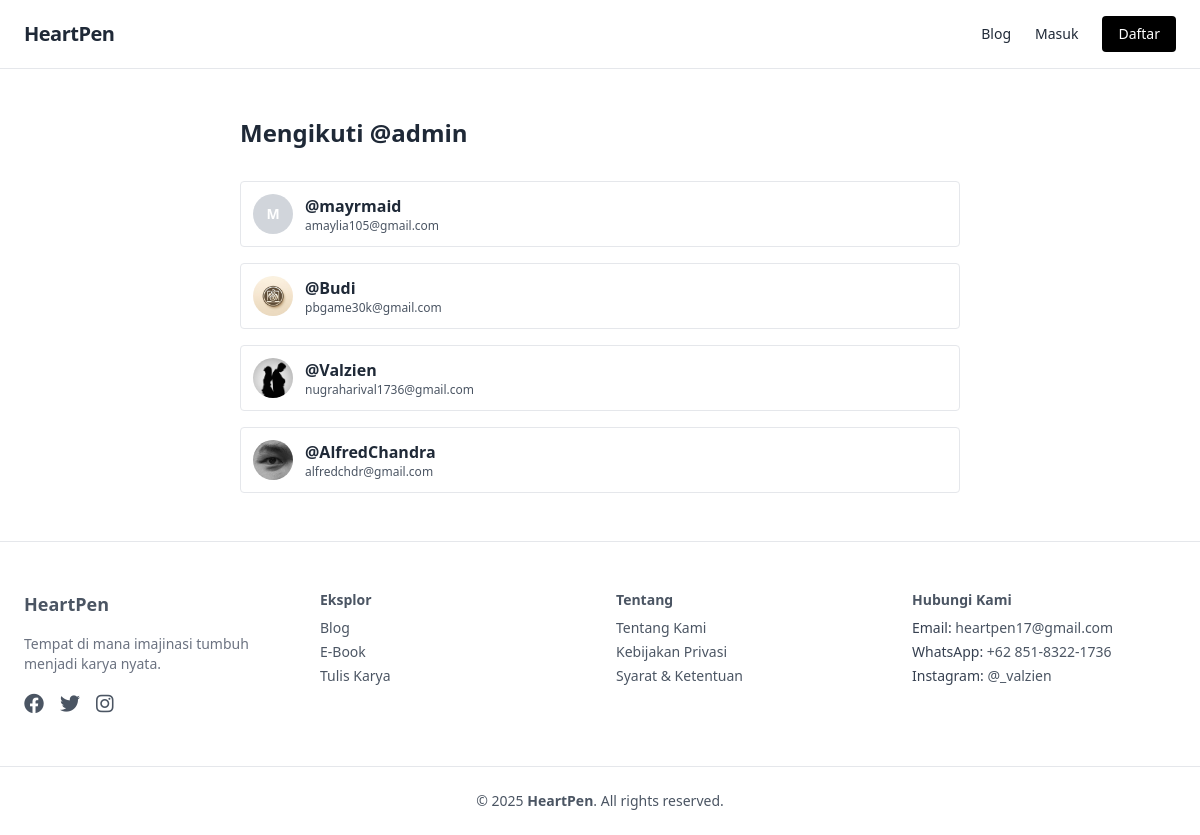
The page /following.php?user=admin on the database its author committed.
### tables this page shows
CREATE TABLE `users` (
  `id` int(11) NOT NULL,
  `full_name` varchar(100) DEFAULT NULL,
  `username` varchar(50) DEFAULT NULL,
  `email` varchar(100) DEFAULT NULL,
  `password` varchar(255) DEFAULT NULL,
  `is_verified` tinyint(1) DEFAULT 0,
  `verification_token` varchar(64) DEFAULT NULL,
  `token_expiry` datetime DEFAULT NULL,
  `role` enum('admin','user') DEFAULT 'user',
  `profile_photo` varchar(255) DEFAULT NULL,
  `bio` text DEFAULT NULL,
  `instagram` varchar(100) DEFAULT NULL,
  `twitter` varchar(100) DEFAULT NULL,
  `linkedin` varchar(100) DEFAULT NULL,
  `reset_token` varchar(100) DEFAULT NULL,
  `reset_expiry` datetime DEFAULT NULL
);

### following.php (the view, shortened to what this page needs)
<?php
include 'header.php';
include 'koneksi.php';
$username = $_GET['user'] ?? '';
$stmt = $pdo->prepare("SELECT * FROM users WHERE username = ?");
$stmt->execute([$username]);
$user = $stmt->fetch();
$view_id = $user['id'];
$stmt = $pdo->prepare("SELECT u.* FROM follows f JOIN users u ON f.following_id = u.id WHERE f.follower_id = ?");
$stmt->execute([$view_id]);
$following = $stmt->fetchAll();
?>
<div class="container mx-auto px-6 py-12 max-w-3xl">
    <h2 class="text-2xl font-bold mb-8">Mengikuti @<?= htmlspecialchars($user['username']) ?></h2>
    <?php if (!$following): ?>
        <div class="p-4 bg-gray-100 rounded">Belum mengikuti siapa pun.</div>
    <?php else: ?>
        <div class="space-y-4">
            <?php foreach ($following as $f): ?>
                <a href="user.php?user=<?= htmlspecialchars($f['username']) ?>" class="flex items-center space-x-3 p-3 border rounded hover:bg-gray-50">
                    <?php if ($f['profile_photo'] && file_exists($f['profile_photo'])): ?>
                        <img src="<?= htmlspecialchars($f['profile_photo']) ?>" class="w-10 h-10 rounded-full object-cover" alt="<?= htmlspecialchars($f['username']) ?>">
                    <?php else: ?>
                        <div class="w-10 h-10 bg-gray-300 rounded-full flex items-center justify-center text-sm text-white font-bold">
                            <?= strtoupper($f['username'][0]) ?>
                        </div>
                    <?php endif; ?>
                    <div>
                        <p class="font-semibold">@<?= htmlspecialchars($f['username']) ?></p>
                        <p class="text-xs text-gray-600"><?= htmlspecialchars($f['email']) ?></p>
                    </div>
                </a>
            <?php endforeach; ?>
        </div>
    <?php endif; ?>
</div>
<?php include 'footer.php'; ?>

### header.php (style rules this page uses)
html, body { overflow-x: hidden; max-width: 100%; }

### rows shown on the page
users: username "admin"
users: username "M", username "mayrmaid", email "amaylia105@gmail.com"
users: profile_photo (picture), username "Budi", email "pbgame30k@gmail.com"
users: profile_photo (picture), username "Valzien", email "nugraharival1736@gmail.com"
users: profile_photo (picture), username "AlfredChandra", email "alfredchdr@gmail.com"
